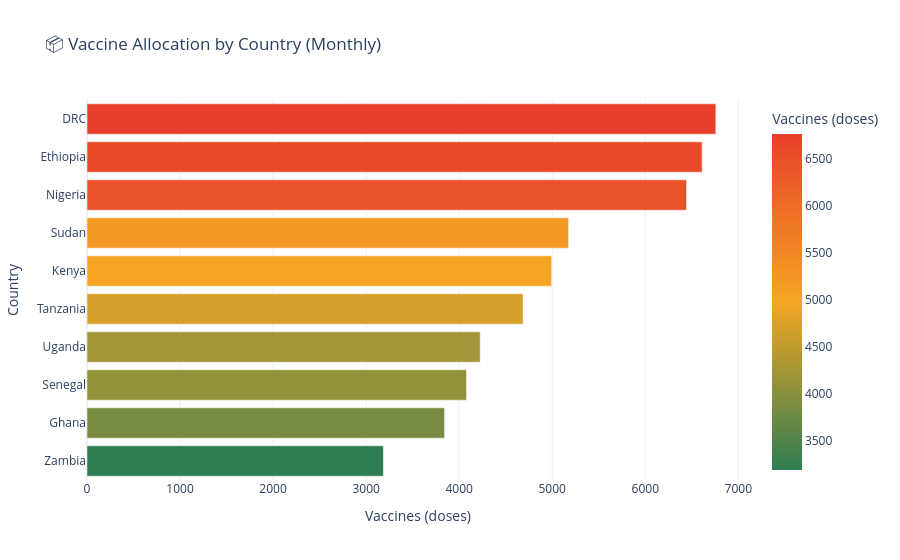
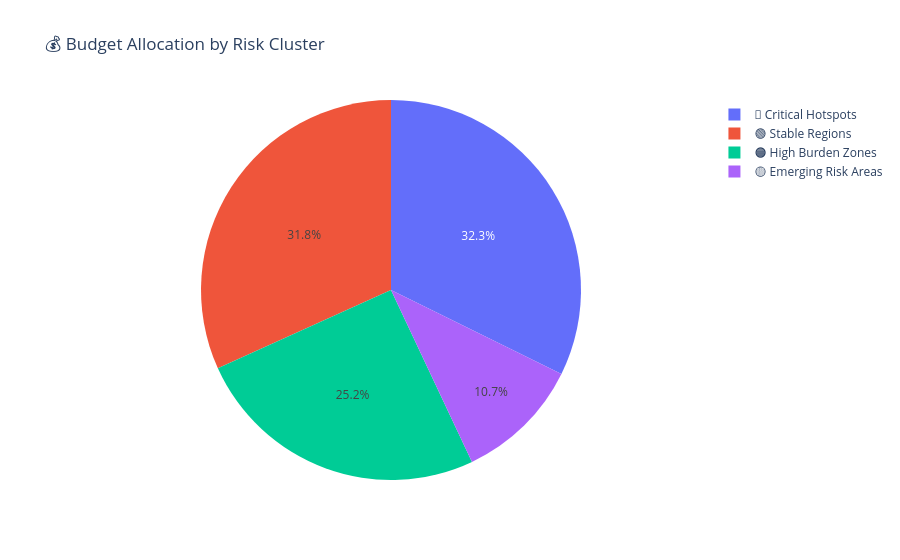

The notebook cell saved with these charts, in order:
### Code cell
# ========================================
# VIEW TOP ALLOCATIONS
# ========================================

# Pivot to show all resources per region in one row
allocation_pivot = allocations.pivot_table(
    index=['country', 'region', 'cluster_label', 
           'risk_score', 'top_disease', 'intervention_priority'],
    columns='resource_type',
    values='allocated_amount',
    aggfunc='sum'
).reset_index()

# Sort by risk score
allocation_pivot = allocation_pivot.sort_values(
    'risk_score', ascending=False
)

print("🏥 TOP 15 RESOURCE ALLOCATIONS (Highest Risk Regions):\n")
print(allocation_pivot.head(15)[[
    'country', 'region', 'risk_score', 'cluster_label',
    'vaccines', 'medicine_kits', 'ambulances', 
    'medical_personnel', 'budget_usd', 'top_disease'
]].to_string(index=False))

# ----------------------------------------
# VISUALIZATION
# ----------------------------------------

# Chart 1: Vaccine allocation by country
vaccines_by_country = (
    allocations[allocations['resource_type'] == 'vaccines']
    .groupby('country')['allocated_amount']
    .sum()
    .reset_index()
    .sort_values('allocated_amount', ascending=True)
)

fig1 = px.bar(
    vaccines_by_country,
    x='allocated_amount',
    y='country',
    orientation='h',
    title='📦 Vaccine Allocation by Country (Monthly)',
    labels={'allocated_amount': 'Vaccines (doses)', 'country': 'Country'},
    color='allocated_amount',
    color_continuous_scale=['#2E7D52', '#F5A623', '#E8402A'],
    template='plotly_white'
)
fig1.show()

# Chart 2: Budget allocation by cluster
budget_by_cluster = (
    allocations[allocations['resource_type'] == 'budget_usd']
    .groupby('cluster_label')['allocated_amount']
    .sum()
    .reset_index()
)

fig2 = px.pie(
    budget_by_cluster,
    values='allocated_amount',
    names='cluster_label',
    title='💰 Budget Allocation by Risk Cluster',
    color_discrete_map={
        '🔴 Critical Hotspots':   '#E8402A',
        '🟠 High Burden Zones':   '#F5A623',
        '🟡 Emerging Risk Areas': '#FFD700',
        '🟢 Stable Regions':      '#2E7D52',
    },
    template='plotly_white'
)
fig2.show()

### Figure 1 — Plotly figure (JSON) as saved in the notebook; plotly's stock layout.template omitted (floating-point values rounded to 4 significant figures)
{"data": [{"hovertemplate": "Vaccines (doses)=%{marker.color}<br>Country=%{y}<extra></extra>", "legendgroup": "", "marker": {"color": [3185, 3843, 4079, 4226, 4687, 4994, 5176, 6443, 6611, 6759], "coloraxis": "coloraxis", "pattern": {"shape": ""}}, "name": "", "orientation": "h", "showlegend": false, "textposition": "auto", "type": "bar", "x": [3185, 3843, 4079, 4226, 4687, 4994, 5176, 6443, 6611, 6759], "xaxis": "x", "y": ["Zambia", "Ghana", "Senegal", "Uganda", "Tanzania", "Kenya", "Sudan", "Nigeria", "Ethiopia", "DRC"], "yaxis": "y"}], "layout": {"barmode": "relative", "coloraxis": {"colorbar": {"title": {"text": "Vaccines (doses)"}}, "colorscale": [[0, "#2E7D52"], [0.5, "#F5A623"], [1, "#E8402A"]]}, "legend": {"tracegroupgap": 0}, "title": {"text": "📦 Vaccine Allocation by Country (Monthly)"}, "xaxis": {"anchor": "y", "domain": [0, 1], "title": {"text": "Vaccines (doses)"}}, "yaxis": {"anchor": "x", "domain": [0, 1], "title": {"text": "Country"}}}}

### Figure 2 — Plotly figure (JSON) as saved in the notebook; plotly's stock layout.template omitted (floating-point values rounded to 4 significant figures)
{"data": [{"domain": {"x": [0, 1], "y": [0, 1]}, "hovertemplate": "cluster_label=%{label}<br>allocated_amount=%{value}<extra></extra>", "labels": ["🔴 Critical Hotspots", "🟠 High Burden Zones", "🟡 Emerging Risk Areas", "🟢 Stable Regions"], "legendgroup": "", "name": "", "showlegend": true, "type": "pie", "values": [645800, 505000, 214100, 635200]}], "layout": {"legend": {"tracegroupgap": 0}, "title": {"text": "💰 Budget Allocation by Risk Cluster"}}}
